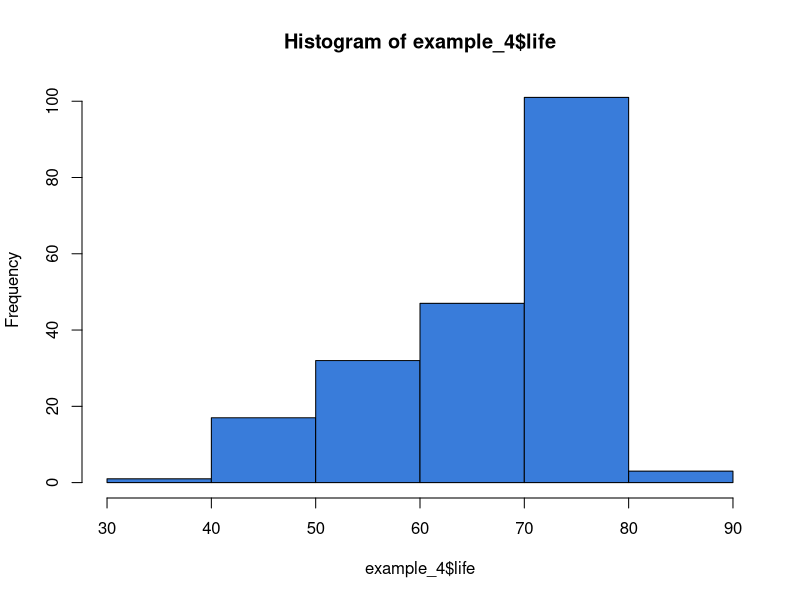
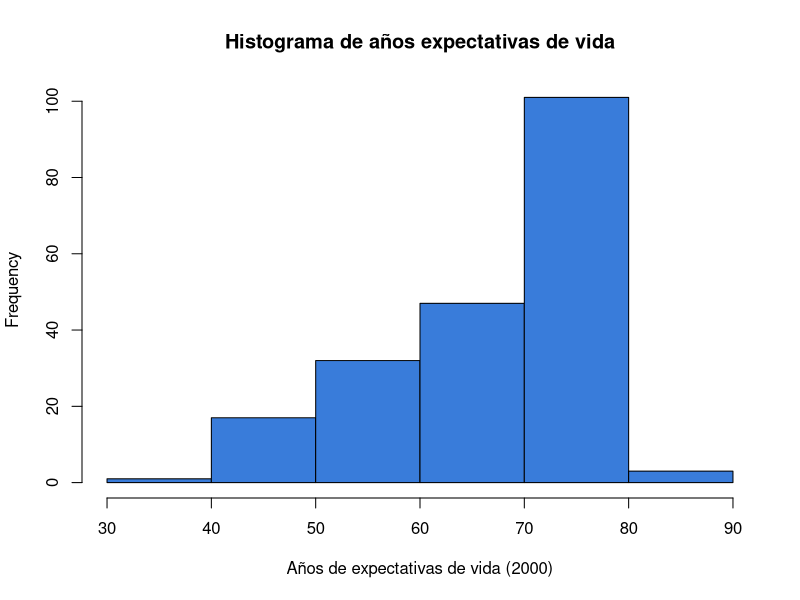
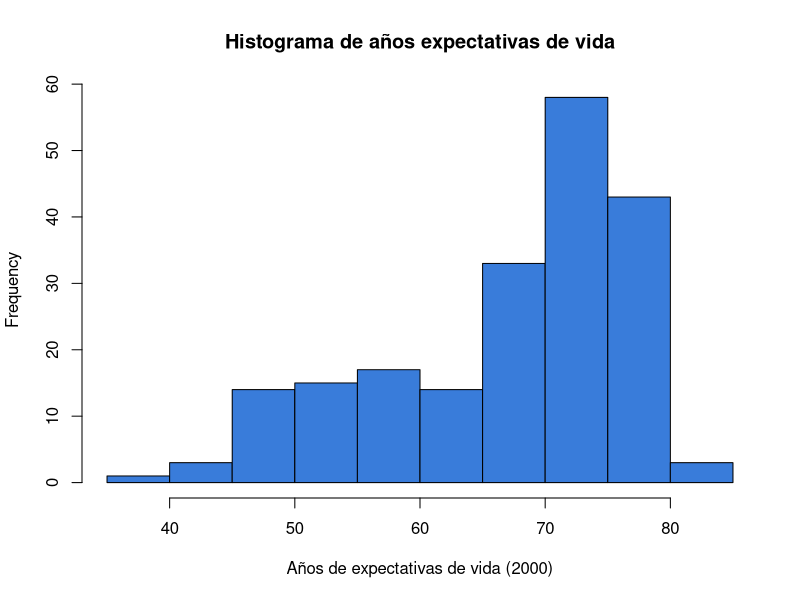
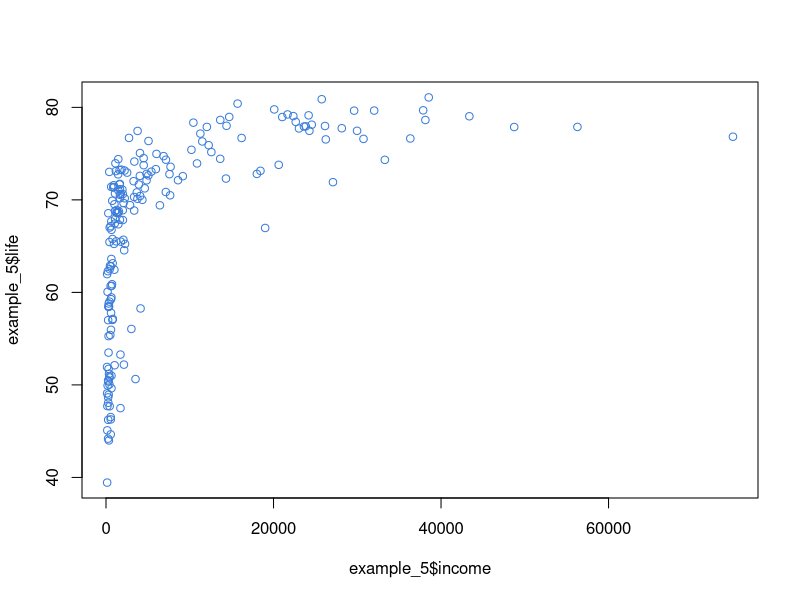
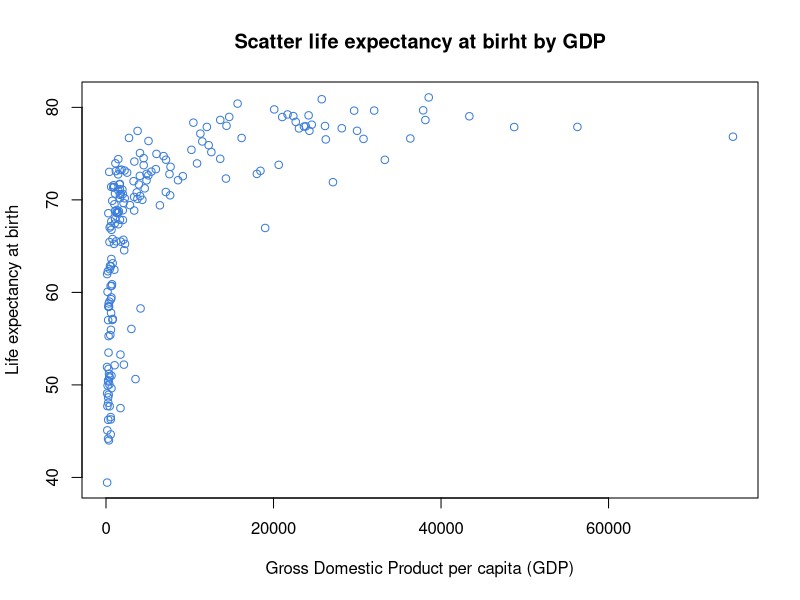
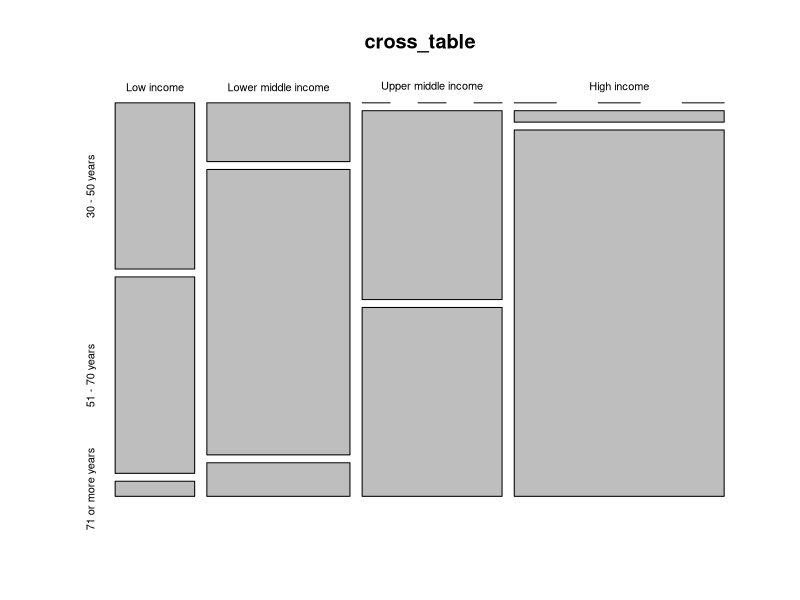
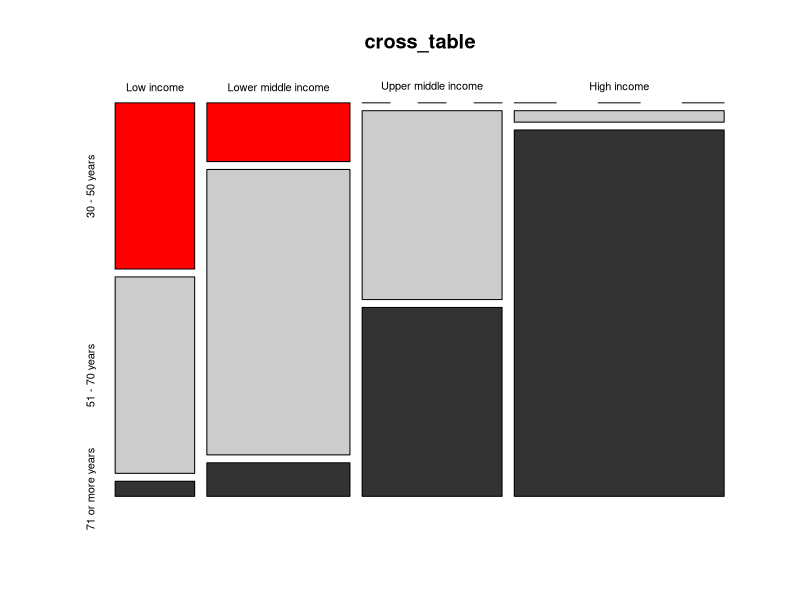
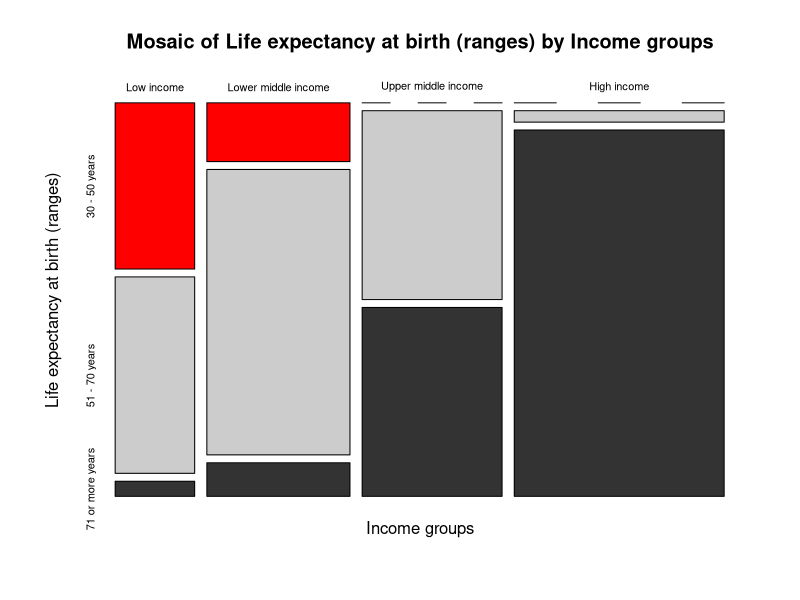

Generate these figures, in order, with R:
## ---- chunk 1
#------------------------------------------------------------------------------
# setup
#------------------------------------------------------------------------------

# knitr option
knitr::opts_chunk$set(dev = 'png')
options(knitr.kable.NA = '', digits = 2)

# remove all previous objects
rm(list = ls())


# set appropiate time zone via OlsonNames()
Sys.setenv(TZ="America/Santiago")
Sys.getenv("TZ")
Sys.time()

# fonts
Sys.setenv(LANG="en_US.UTF-8")

# load main library
library(dplyr)


# ------------------------------------------------------
# get times
# ------------------------------------------------------

start_time <- Sys.time()


## ---- chunk 2

#------------------------------------------------------------------------------
# folders
#------------------------------------------------------------------------------

# ---------------------------------------------------------
# get local path from relative path
# ---------------------------------------------------------


local_path <- function(x){
  paste0(tools::file_path_as_absolute('..'),x)
}

# Note: set current directory as working directory

# ---------------------------------------------------------
# folder with data files
# ---------------------------------------------------------

data_folder   <- local_path('/')
save_folder   <- local_path('/')

# ---------------------------------------------------------
# load main library
# ---------------------------------------------------------

library(dplyr)

# ---------------------------------------------------------
# check folder
# ---------------------------------------------------------

list.files(data_folder)


## ---- chunk 3
# -----------------------------------------------
# abrir datos
# -----------------------------------------------

data_life_wide <- readxl::read_xlsx(
                  'life_expectancy_2018.xlsx',
                  sheet = 'plain_data')

income <- readxl::read_xlsx('income_2000.xlsx')

# -----------------------------------------------
# transformar datos a long format
# -----------------------------------------------

life_stacked <- data_life_wide %>%
                dplyr::filter(type == 'country') %>%
                tidyr::gather('year', 'life', 
                  -country_name, -country_code, -indicator_name, -indicator_code, 
                  -income_group, -region, -type) %>%
                dplyr::select(country_name, year, life, region, income_group) %>%
                mutate(year_num = as.numeric(year))


# -----------------------------------------------
# tabla de datos
# -----------------------------------------------

str(data_life_wide)

# -----------------------------------------------
# tabla de datos
# -----------------------------------------------

str(life_stacked)

# -----------------------------------------------
# preparar datos para histograma
# -----------------------------------------------

example_4 <- life_stacked %>%
             dplyr::filter(year %in% c(2000)) %>%
             na.omit() %>%
             mutate(age = round(life, 0)) %>%
             mutate(observed = 1) %>%
             group_by(life) %>%
             mutate(count = cumsum(observed)) %>%
             ungroup() %>%
             dplyr::select(country_name, year, life, count) %>%
             rename(n = count) %>%
             print

# -----------------------------------------------
# preparar datos para scatter
# -----------------------------------------------

example_5 <- life_stacked %>%
             dplyr::filter(year %in% c(2000)) %>%
             na.omit() %>%
             mutate(age = round(life, 0)) %>%
             mutate(observed = 1) %>%
             group_by(life) %>%
             mutate(count = cumsum(observed)) %>%
             ungroup() %>%
             dplyr::select(country_name, year, life, count) %>%
             rename(n = count) %>%
             dplyr::left_join(., 
              dplyr::select(income, country_name, income),
              by = 'country_name') %>%
             print
# -----------------------------------------------
# preparar datos para mosaico
# -----------------------------------------------

example_6 <- life_stacked %>%
             dplyr::filter(year %in% c(2000)) %>%
             na.omit() %>%
             mutate(age = round(life, 0)) %>%
             mutate(observed = 1) %>%
             group_by(life) %>%
             mutate(count = cumsum(observed)) %>%
             ungroup() %>%
             dplyr::select(country_name, year, life, count, income_group) %>%
             rename(n = count) %>%
             dplyr::left_join(., 
              dplyr::select(income, country_name, income),
              by = 'country_name') %>%
             mutate(life_group = case_when(
              between(life, 30,50) ~ '30 - 50 years',
              between(life, 51,70) ~ '51 - 70 years',
              between(life, 71,100) ~'71 or more years',
              )) %>%
             dplyr::select(country_name, life_group, income_group) %>%
             na.omit() %>%
             mutate(income_group = factor(income_group, levels = c(
            'Low income',
            'Lower middle income',
            'Upper middle income',
            'High income'
            ))) %>% print



## ---- chunk 4

#------------------------------------------------------------------------------
# histogramas en R base
#------------------------------------------------------------------------------

# -----------------------------------------------
# histogram binwidth = 5
# -----------------------------------------------
hist(
  example_4$life,     # emplea el vector de datos
  breaks = 5,         # define el ancho del intervalo
  col    = "#397CDA", # define el color
  freq   = TRUE       # emplea frecuencias
  )


# -----------------------------------------------
# histogram binwidth = 5
# -----------------------------------------------
hist(
  example_4$life,     # emplea el vector de datos
  breaks = 5,         # define el ancho del intervalo
  col    = "#397CDA", # define el color
  freq   = TRUE,      # emplea frecuencias
  main   = 'Histograma de años expectativas de vida',
  xlab   = 'Años de expectativas de vida (2000)'
  )


# -----------------------------------------------
# histogram binwidth = 8
# -----------------------------------------------
hist(
  example_4$life,     # emplea el vector de datos
  breaks = 8,         # define el ancho del intervalo
  col    = "#397CDA", # define el color
  freq   = TRUE,      # emplea frecuencias
  main   = 'Histograma de años expectativas de vida',
  xlab   = 'Años de expectativas de vida (2000)'
  )

## ---- chunk 5

#------------------------------------------------------------------------------
# scatter en R base
#------------------------------------------------------------------------------

# -----------------------------------------------
# scatter
# -----------------------------------------------

plot(
  x = example_5$income, # define variable eje x
  y = example_5$life,   # define variable eje y
  col    = "#397CDA"    # define el color
  )


# -----------------------------------------------
# scatter con titulos
# -----------------------------------------------

plot(
  x = example_5$income, # define variable eje x
  y = example_5$life,   # define variable eje y
  col    = "#397CDA",   # define el color
  main   = 'Scatter life expectancy at birht by GDP',
  ylab   = 'Life expectancy at birth',
  xlab   = 'Gross Domestic Product per capita (GDP)'
  )


## ---- chunk 6

#------------------------------------------------------------------------------
# mosaicplot en R base
#------------------------------------------------------------------------------

# -----------------------------------------------
# mosaicplot
# -----------------------------------------------

cross_table <- table(example_6$income_group, example_6$life_group)

mosaicplot(cross_table)

# -----------------------------------------------
# mosaicplot con colores
# -----------------------------------------------

mosaicplot(
  cross_table,
  col = c('red','grey80','grey20')
  )

# -----------------------------------------------
# mosaicplot con ejes
# -----------------------------------------------

mosaicplot(
  cross_table,
  col = c('red','grey80','grey20'),
  main   = 'Mosaic of Life expectancy at birth (ranges) by Income groups',
  ylab   = 'Life expectancy at birth (ranges)',
  xlab   = 'Income groups'
  )

## ---- chunk 7

#------------------------------------------------------------------------------
# barplot en R base
#------------------------------------------------------------------------------

# -----------------------------------------------
# barplot
# -----------------------------------------------

data_barplot <- table(example_6$life_group)

barplot(
  data_barplot
  )

# -----------------------------------------------
# barplot con colores
# -----------------------------------------------

barplot(
  data_barplot,
  col = c('#397CDA')
  )

# -----------------------------------------------
# barplot con ejes
# -----------------------------------------------

barplot(
  data_barplot,
  col = c('#397CDA'),
  xlab   = 'Grouped Life Expectancy at birth'
  )



